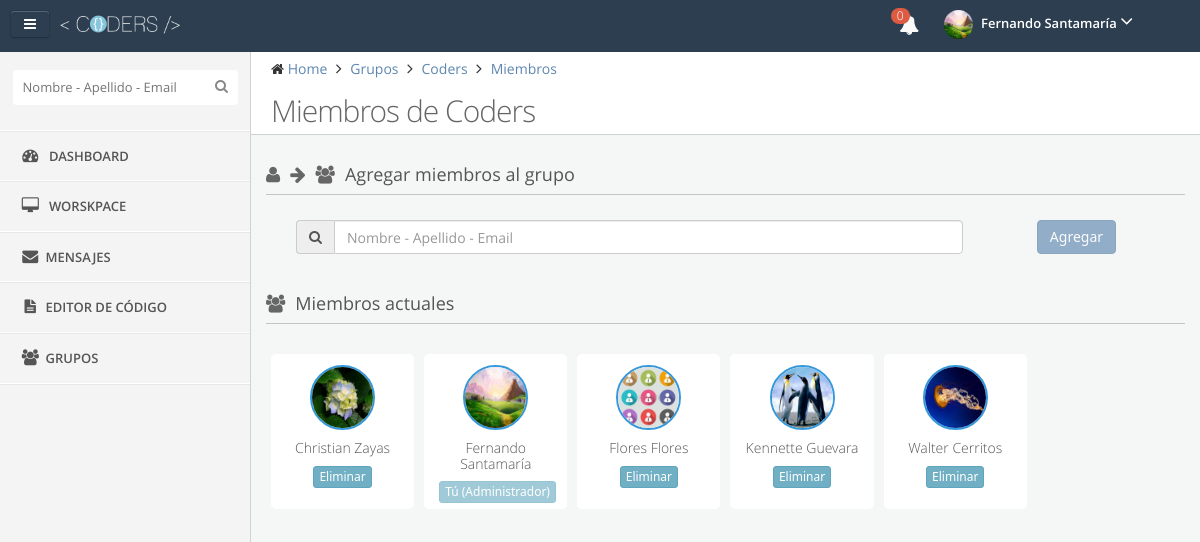
Page /Coders90/Coders-Es/groups/members.php?group=757020030337405 (signed in) on the committed database.
### tables this page shows
CREATE TABLE IF NOT EXISTS `groups` (
  `GroupID` varchar(15) NOT NULL,
  `Name` varchar(50) NOT NULL,
  `Content` varchar(25) NOT NULL,
  `UserID` varchar(20) NOT NULL,
  `Date` date NOT NULL,
  `Color` varchar(6) NOT NULL,
  PRIMARY KEY (`GroupID`),
  UNIQUE KEY `GroupID_UNIQUE` (`GroupID`),
  KEY `fk_group_users1_idx` (`UserID`)
);

CREATE TABLE IF NOT EXISTS `user_group` (
  `User_groupID` int(11) NOT NULL AUTO_INCREMENT,
  `UserID` varchar(20) NOT NULL,
  `GroupID` varchar(15) NOT NULL,
  PRIMARY KEY (`User_groupID`),
  UNIQUE KEY `User_groupID_UNIQUE` (`User_groupID`),
  KEY `fk_user_group_users1_idx` (`UserID`),
  KEY `fk_user_group_group1_idx` (`GroupID`)
);

CREATE TABLE IF NOT EXISTS `users` (
  `UserID` varchar(20) NOT NULL,
  `Name` varchar(15) NOT NULL,
  `LastName` varchar(15) NOT NULL,
  `Email` varchar(50) NOT NULL,
  `Pass` varchar(255) NOT NULL,
  `BirthDate` date NOT NULL,
  `Track` tinyint(1) NOT NULL,
  `Admin` tinyint(1) NOT NULL,
  `Block` tinyint(1) NOT NULL,
  PRIMARY KEY (`UserID`),
  UNIQUE KEY `UserID_UNIQUE` (`UserID`)
);

### Coders90/Coders-Es/SQLFunc.php (called while the page is built, shortened)
<?php
function numberNotifications(){
	include("../BDD.php");
	$query="SELECT notifications.*, users.Name, users.LastName FROM notifications INNER JOIN users ON users.UserID=notifications.User WHERE notifications.UserID='".$_SESSION['UserID']."' AND View='0' ORDER BY Date DESC, TIME DESC";
	$result=mysql_query($query,$dbconn);
	$total=mysql_num_rows($result);
	return $total;
}
?>

### Coders90/Coders-Es/groups/members.php (the view, shortened to what this page needs)
<?php
	include("../BDD.php");
	$query="SELECT groups.*, users.UserID, users.Name, users.LastName FROM groups INNER JOIN users ON groups.UserID = users.UserID WHERE groups.GroupID='".$_GET['group']."'";
	$result=mysql_query($query,$dbconn);
	while($row=mysql_fetch_array($result)){
		$gName=$row[1];
		$idCreator=$row[3];
	}
	require("../SQLFunc.php");
?>
<!DOCTYPE html>
<html lang="es">
<head>
	<link rel="stylesheet" type="text/css" href="../css/style.css" >
	<link rel="stylesheet" type="text/css"  href="../css/themes/default.css">
	<link rel="stylesheet" type="text/css"  href="../css/responsive.css" >
	<link rel="stylesheet" href="../editor/jquery-ui/css/coders/jquery-ui-1.10.4.custom.css">
	<link href="../font-awesome/css/font-awesome.min.css" rel="stylesheet">
	<link href='../css/fonts.css' rel='stylesheet' type='text/css'>
</head>
<body >
<header class="navbar clearfix navbar-fixed-top" id="header">
	<div class="container">
		<div class="navbar-brand">
			<a href="../dashboard/">
				<img src="../img/logo/logo.png" alt="Coders Logo" class="img-responsive" height="30" width="120">
			</a>
			<div id="sidebar-collapse" class="sidebar-collapse btn">
				<i class="fa fa-bars"
					data-icon1="fa fa-bars"
					data-icon2="fa fa-bars" ></i>
			</div>
		</div>
		<ul class="nav navbar-nav pull-right">
			<li class="dropdown" id="header-notification">
				<a href="#" class="dropdown-toggle" data-toggle="dropdown">
					<i class="fa fa-bell"></i>
					<span class="badge"><?php echo numberNotifications();?></span>
				</a>
			</li>
			<li class="dropdown user" id="header-user">
				<a href="#" class="dropdown-toggle" data-toggle="dropdown">
					<img alt="" src="../img/avatars/<?php echo $_SESSION['UserID'];?>.jpg" onerror="this.src='../img/avatars/default.jpg'"/>
					<span class="username"><?php echo $_SESSION['UserName']." ".$_SESSION['UserLast'];?></span>
					<i class="fa fa-angle-down"></i>
				</a>
			</li>
		</ul>
	</div>
</header>
<section id="page">
			<div id="sidebar" class="sidebar sidebar-fixed">
				<div class="sidebar-menu nav-collapse">
					<div class="divide-20"></div>
					<div id="search-bar">
						<input type="text" id="searchbar" class="search" autocomplete="off" placeholder="Nombre - Apellido - Email"><i class="fa fa-search search-icon"></i>
					</div>
					<ul>
						<li>
							<a href="../dashboard/">
								<i class="fa fa-tachometer fa-fw"></i> <span class="menu-text">Dashboard</span>
							</a>
						</li>
						<li>
							<a href="../workspace/">
								<i class="fa fa-desktop fa-fw"></i> <span class="menu-text">Worskpace</span>
							</a>
						</li>
						<li>
							<a href="../messages/">
								<i class="fa fa-envelope fa-fw"></i><span class="menu-text">Mensajes
								</span>
							</a>
						</li>
						<li>
							<a href="../editor/">
								<i class="fa fa-file-text fa-fw"></i><span class="menu-text">Editor de Código
								</span>
							</a>
						</li>
						<li>
							<a href="../groups/">
								<i class="fa fa-group fa-fw"></i><span class="menu-text">Grupos
								</span>
							</a>
						</li>
					</ul>
				</div>
			</div>
	<div id="main-content">
		<div class="container pull-left">
			<div class="row">
				<div id="content" class="col-lg-12">
					<div class="row">
						<div class="col-sm-12">
							<div class="page-header">
								<ul class="breadcrumb">
									<li>
										<i class="fa fa-home"></i>
										<a href="../dashboard/">Home</a>
									</li>
									<li>
										<a href="../groups/">Grupos</a>
									</li>
									<li>
										<a href="../groups/dashboard.php?group=<?php echo $_GET['group'];?>"><?php echo $gName;?></a>
									</li>
									<li>
										<a href="#">Miembros</a>
									</li>
								</ul>
								<div class="clearfix">
									<h3 class="content-title pull-left">
										Miembros de <?php echo $gName;?>
									</h3>
								</div>
							</div>
						</div>
					</div>
					<div class="row">
						<div class="col-xs-12 col-md-12 pull-right">
						<div class="box">
					    	<div class="box-title small">
								<h4><i class="fa fa-user"></i><i class="fa fa-arrow-right"></i><i class="fa fa-group"></i>Agregar miembros al grupo</h4>
							</div>
						</div>
						<div class="col-xs-12 col-md-12">
							<div class="input-group search-admin col-xs-12 col-md-9 pull-left">
								<span class="input-group-addon"><i class="fa fa-search"></i></span>
								<input type="text" id="searchbar-members" class="form-control" autocomplete="off" placeholder="Nombre - Apellido - Email"/>
							</div>
							<div class="col-xs-12 col-md-2 pull-right">
								<button class="btn btn-primary disabled=" id="addMembers" disabled>Agregar</button>
							</div>
						</div>
						<div id="new-members">
							<div class="divide-15"></div>
						</div>
						<div class="divide-25"></div>
						<div class="box">
					    	<div class="box-title small">
								<h4><i class="fa fa-group"></i>Miembros actuales</h4>
							</div>
						</div>
						<?php
							$query="SELECT user_group.UserID, users.Name, users.LastName FROM user_group INNER JOIN users ON users.UserID=user_group.UserID WHERE user_group.GroupID='".$_GET['group']."' ORDER BY Name ASC";
							$result=mysql_query($query,$dbconn);
							while ($row=mysql_fetch_array($result)) {
								if ($idCreator==$_SESSION['UserID']) {
									if($row[0]==$_SESSION['UserID']){
										echo "<div class='col-md-3 col-xs-6 col-lg-2 user-container'>
											<a href='../profile/?user=".$row[0]."' class='styleLess'><img class='member-img' alt='' src='../img/avatars/".$row[0].".jpg' onerror=\"this.src='../img/avatars/default.jpg'\"/>
											<h5>".$row[1]." ".$row[2]."</h5></a>
											<button class='btn btn-xs btn-info disabled' id='btnEliminar'>Tú (Administrador)</button>
										</div>";
 									} else {
 										echo "<div class='col-md-3 col-xs-6 col-lg-2 user-container'>
											<a href='../profile/?user=".$row[0]."' class='styleLess'><img class='member-img' alt='' src='../img/avatars/".$row[0].".jpg' onerror=\"this.src='../img/avatars/default.jpg'\"/>
											<h5>".$row[1]." ".$row[2]."</h5></a>
											<button class='btn btn-xs btn-info' id='btnEliminar' u='".$row[0]."' onClick='delUser(this)'>Eliminar</button>
										</div>";
 									}
								}
							}
						?>
						</div>
					</div>
				</div>
			</div>
		</div>
	</div>
</section>
</body>
</html>

### Coders90/Coders-Es/css/themes/default.css (style rules this page uses)
#page { background: none repeat scroll 0 0 #f4f4f4; }
.navbar { background: none repeat scroll 0 0 #2C3E50; border: none; border-radius: 0; margin: 0; }
.navbar .navbar-brand { float: left; font-size: 18px; line-height: 20px; padding: 15px; width: 250px; }
.navbar .navbar-brand img { position: absolute; max-width: 60%; height: 30px; width: 120px; top:10px; left: 60px; }
.navbar .dropdown-toggle { color: #FFFFFF; }
.navbar .dropdown-toggle i { color: #FFFFFF; font-size: 20px; }
.navbar .dropdown-toggle .badge { background-color: #dd5a43; border-radius: 100px !important; font-size: 12px !important; font-weight: 300; height: 16px; padding: 2px 6px; position: absolute; right: 24px; text-align: center; text-shadow: none !important; top: 8px; }
.navbar .dropdown-toggle .username { font-weight: 600; }
.navbar #header-notification .dropdown-toggle i, .navbar #header-message .dropdown-toggle i { color: #fafafa; text-shadow: none; }
.navbar .nav.navbar-nav.pull-right { min-width: 300px; }
.dropdown.user a.dropdown-toggle { padding: 10px 10px 11px; }
.dropdown.user img { margin-right: 5px; border-radius: 99px; height: 29px; width: 29px; }
#sidebar { background: none repeat scroll 0 0 #f4f4f4; padding: 0 !important; width: 250px; position: absolute; border-bottom: 1px solid #e7e7e7; }
.sidebar-fixed { position: fixed !important; }
#sidebar * { text-overflow: ellipsis; }
.sidebar-menu > ul { list-style: none; margin: 0; padding: 0; margin-top: 15px; border-bottom: 1px solid #FFFFFF !important; border-top: 1px solid #FFFFFF !important; }
.sidebar-menu > ul > li { display: block; margin: 0; padding: 0; border: 0px; }
.sidebar-menu > ul > li > a { display: block; position: relative; margin: 0; border: 0 none; padding: 15px 15px 15px 20px; text-decoration: none; font-size: 13px; font-weight: 600; text-transform: uppercase; }
.sidebar-menu > ul > li a i { color: #555555; font-size: 16px; margin-right: 5px; }
.sidebar-menu > ul > li > a { border-bottom: 1px solid #ffffff !important; border-top: 1px solid #e7e7e7 !important; color: #555555 !important; }
.sidebar-menu > ul > li:last-child > a { border-bottom: 1px solid transparent !important; }
.sidebar-menu > ul > li a i { color: #555555; }
.sidebar-menu #search-bar { display: block; text-align: center; }
.sidebar-menu #search-bar .search { background: none repeat scroll 0 0 #ffffff; border: 0 none; border-radius: 4px; color: #555555; padding: 8px 10px; width: 90%; margin: 0 auto 10px; padding-right: 30px !important; }
.sidebar-menu #search-bar .search-icon { display: block; font-size: 14px; line-height: 1; position: absolute; right: 22px; top: 29px; color: #888888; }
.sidebar-collapse, .switcher { padding: 10px 10px 0 0; position: absolute; top: 10px; left: 10px; border-color: rgba(0, 0, 0, 0.1) rgba(0, 0, 0, 0.1) rgba(0, 0, 0, 0.25); box-shadow: 0 1px 0 rgba(255, 255, 255, 0.2) inset, 0 1px 2px rgba(0, 0, 0, 0.05); color: #FFFFFF; padding: 6px 8px; }
.sidebar-collapse > [class*="fa-"], .switcher > [class*="fa-"] { color: #FFFFFF; cursor: pointer; display: inline-block; padding: 0 5px; position: relative; float: right; }

### rows in the picture
groups: Name "Coders"
user_group: UserID (picture), UserID.Name "Christian", UserID.LastName "Zayas"
user_group: UserID (picture), UserID.Name "Fernando", UserID.LastName "Santamaría"
user_group: UserID (picture), UserID.Name "Flores", UserID.LastName "Flores"
user_group: UserID (picture), UserID.Name "Kennette", UserID.LastName "Guevara"
user_group: UserID (picture), UserID.Name "Walter", UserID.LastName "Cerritos"

### other values in the picture
numberNotifications() "0"
$_SESSION['UserName'] "Fernando"
$_SESSION['UserLast'] "Santamaría"
